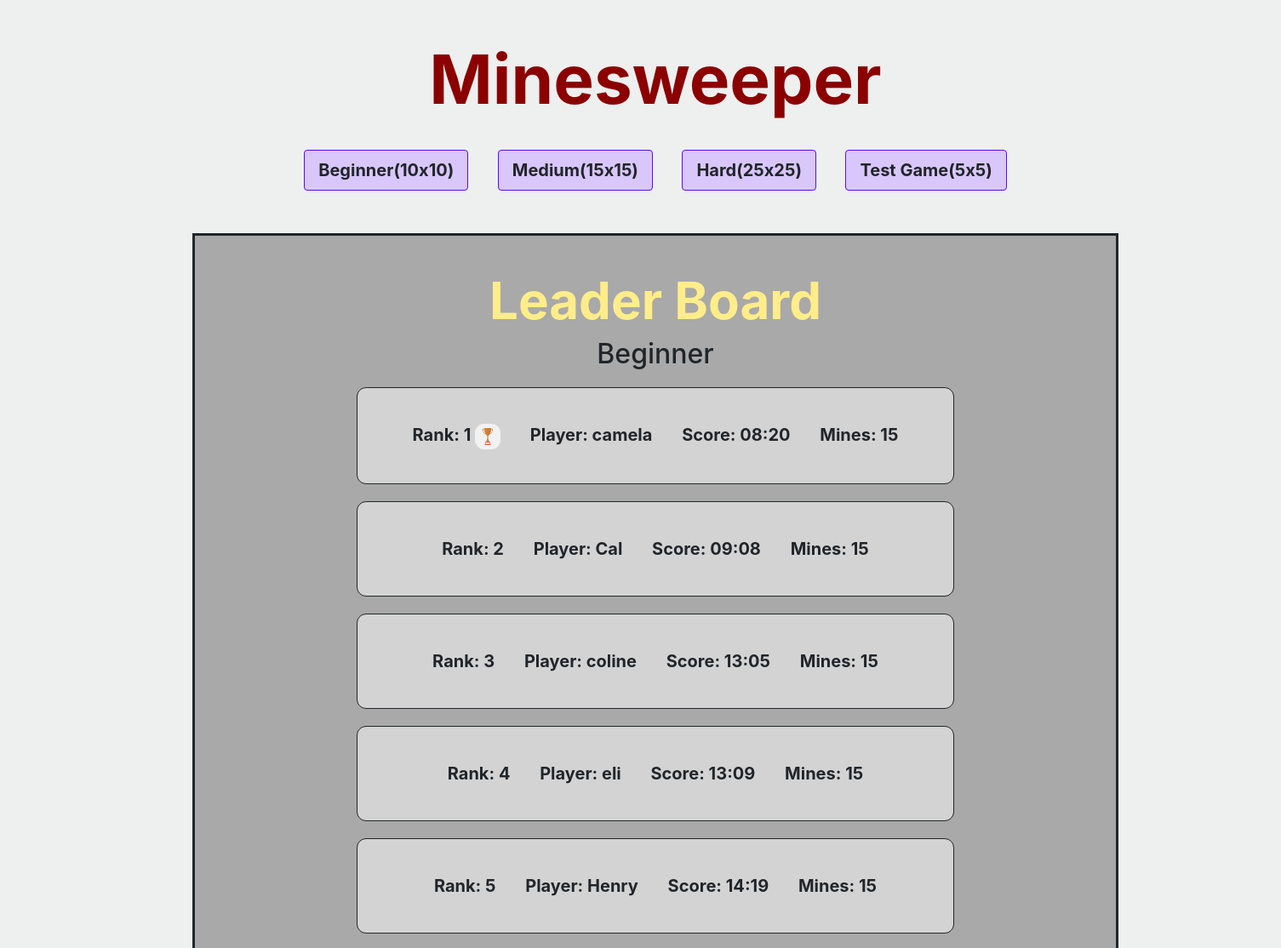
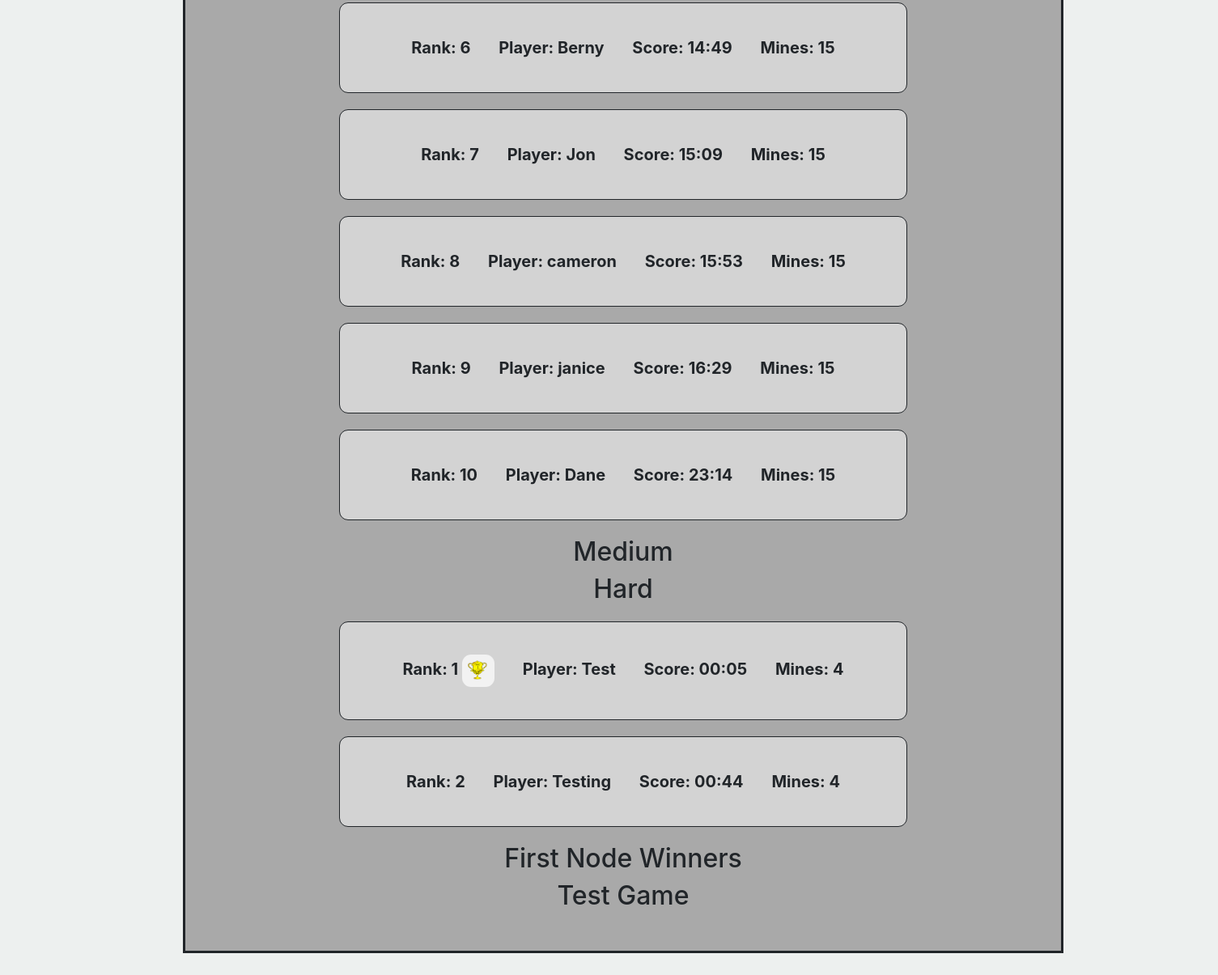
The page / on the database its author committed (2 pictures, top to bottom).
### setup/models.py (models this page shows)
class Game(db.Model):
    id = db.Column(db.Integer, primary_key=True)
    score = db.Column(db.Integer())
    name = db.Column(db.String(30))
    mines = db.Column(db.Integer)
    difficulty = db.Column(db.String)

### setup/features.py (the view)
@features.route('/', methods=['GET'])
def start():
    '''names = ['Cal', 'Jon', 'Dane', 'Henry', 'Ranee', 'Berny', 'coline', 'cameron', 'janice', 'camela', 'eli']
    scores = [548, 909, 1394, 859, 239, 889, 785, 953, 989, 500, 789]
    difficulty = ['Beginner', 'Beginner', 'Beginner', 'Beginner', 'Beginner', 'Beginner', 'Beginner', 'Beginner', 'Beginner', 'Beginner', 'Beginner']
    mines = [15, 15, 15, 15, 15, 15, 15, 15, 15, 15, 15]
    for i in range(len(scores)):
        tmp_game = Game(name=names[i], score=scores[i], difficulty=difficulty[i], mines=mines[i])
        db.session.add(tmp_game)'''
    db.session.commit()
    tests = db.session.query(Game).filter_by(mines=5).order_by(desc(Game.id)).all()
    if len(tests) > 5:
        for i in range(len(tests)):
            if i > 4:
                db.session.delete(tests[i])
    easy = db.session.query(Game).filter_by(mines=15).order_by(desc(Game.score)).all()
    if len(easy) > 10:
        for i in range(len(easy)):
            if i > 9:
                db.session.delete(easy[i])
    medium = db.session.query(Game).filter_by(mines=34).order_by(desc(Game.score)).all()
    if len(medium) > 10:
        for i in range(len(medium)):
            if i > 9:
                db.session.delete(medium[i])
    hard = db.session.query(Game).filter_by(mines=94).order_by(desc(Game.score)).all()
    if len(hard) > 10:
        for i in range(len(hard)):
            if i > 9:
                db.session.delete(hard[i])
    db.session.commit()
    leader_board = db.session.query(Game).order_by(desc(Game.score)).all()
    return render_template('start.html', leader_board=leader_board)

### setup/templates/start.html (shortened to what this page needs)
<!DOCTYPE html>
<html lang="en">
<head>
    <link
      rel="stylesheet"
      href="https://stackpath.bootstrapcdn.com/bootstrap/4.4.1/css/bootstrap.min.css"
    />
    <link rel="stylesheet" href="{{ url_for('static', filename='style.css') }}">
</head>
<body onload="update_time({{ game_time }})">
<div style="text-align: center; width: 1450px">
    <h1 class="title">Minesweeper</h1>
    <div style="margin: 20px;">
        <form action="{{ url_for('features.set_game_grid', length=10) }}" method="GET" style="display: inline;">
            <button type="submit" class="btn">Beginner(10x10)</button>
        </form>
        <form action="{{ url_for('features.set_game_grid', length=15) }}" method="GET" style="display: inline;">
            <button type="submit" class="btn">Medium(15x15)</button>
        </form>
        <form action="{{ url_for('features.set_game_grid', length=25) }}" method="GET" style="display: inline;">
            <button type="submit" class="btn">Hard(25x25)</button>
        </form>
        <form action="{{ url_for('features.set_game_grid', length=5) }}" method="GET" style="display: inline;">
            <button type="submit" class="btn">Test Game(5x5)</button>
        </form>
    </div>
    {% if leader_board %}
        <div class="leader_board">
            <h1 id="leader_board" align="center">Leader Board</h1>
            {% set Beginner_rank = [1] %}
            {% set Medium_rank = [1] %}
            {% set Hard_rank = [1] %}
            {% for difficulty in ['Beginner', 'Medium', 'Hard', 'First Node Winners', 'Test Game'] %}
                <h2 align="center">{{ difficulty }}</h2>
                {% for game in leader_board|reverse %}
                    {% set minutes = (game.score|int / 60)|int %}
                    {% set seconds = game.score|int % 60 %}
                    {% if game.score != 0 and game.difficulty == difficulty and game.mines != 5 %}
                        {% if game.difficulty == 'Beginner' %}
                            {% set rank = Beginner_rank|length %}
                        {% elif game.difficulty == 'Medium' %}
                            {% set rank = Medium_rank|length %}
                        {% elif game.difficulty == 'Hard' %}
                            {% set rank = Hard_rank|length %}
                        {% endif %}
                        <div class="player_scores">
                            <p class="stats">Rank: {{ rank }}
                            {% if rank == 1 and difficulty == 'Beginner' %}
                                <img class="icons" align="center" src="{{ url_for('features.send_image', filename='easy_trophy.png') }}" height="30px" width="30px">
                            {% elif rank == 1 and difficulty == 'Medium' %}
                                <img class="icons" align="center" src="{{ url_for('features.send_image', filename='medium_trophy.png') }}" height="30px" width="30px">
                            {% elif rank == 1 and difficulty == 'Hard' %}
                                <img class="icons" align="center" src="{{ url_for('features.send_image', filename='hard_trophy.png') }}" height="40px" width="40px">
                            {% endif %}
                            </p>
                            <p class="stats">Player: {{ game.name }}</p>
                            <p class="stats">Score: {{ "%02d" % minutes }}:{{ "%02d" % seconds }}</p>
                            <p class="stats">Mines: {{ game.mines }}</p>
                        </div>
                    {% elif game.mines == 5 and difficulty == 'Test Game' %}
                        <div class="player_scores">
                            <p class="stats">Player: {{ game.name }}</p>
                            <p class="stats">Score: {{ "%02d" % minutes }}:{{ "%02d" % seconds }}</p>
                            <p class="stats">Mines: {{ game.mines }}</p>
                        </div>
                    {% endif %}
                {% endfor %}
            {% endfor %}
        </div>
    {% endif %}
</div>
</body>
</html>

### setup/static/style.css (style rules this page uses)
body { margin: 45px; background-color: #EDF0EF; }
.btn { background-color: #D9C7FC; padding: 8px 16px; font-size: 14px; border: none; cursor: pointer; margin: 15px; border: solid; border-width: 1px; border-color: #5B08FC; font-weight: bold; font-size: 20px }
.leader_board { background-color: darkgray; padding: 40px; margin: 55px 55px; border: solid; width: 75%; margin: 35px auto; }
.player_scores { background-color: lightgray; padding: 40px; font-size: 20px; font-weight: bold; border: solid; border-width: 1px; text-align: center; width: 70%; margin: 20px auto; border-radius: 11px; }
.stats { display: inline; margin: 15px; }
.icons { background-color: #f2f2f2; padding: 5px; border-radius: 11px; }
.title { font-size: 80px; color: darkred; font-weight: bold; }
#leader_board { font-size: 60px; font-weight: bold; color: #FFED8A; }

### rows shown on the page
Game: rank "1", name "camela", minutes "08", seconds "20", mines "15"
Game: rank "2", name "Cal", minutes "09", seconds "08", mines "15"
Game: rank "3", name "coline", minutes "13", seconds "05", mines "15"
Game: rank "4", name "eli", minutes "13", seconds "09", mines "15"
Game: rank "5", name "Henry", minutes "14", seconds "19", mines "15"
Game: id "6", name "Berny", minutes "14", seconds "49", mines "15"
Game: rank "7", name "Jon", mines "15", seconds "09"
Game: id "8", name "cameron", mines "15", seconds "53"
Game: id "9", name "janice", minutes "16", seconds "29", mines "15"
Game: rank "10", name "Dane", minutes "23", seconds "14", mines "15"
Game: rank "1", score 5 (drawn), name "Test", minutes "00", seconds "05", mines "4"
Game: rank "2", name "Testing", minutes "00", score "44", mines "4"

### other values the page prints
{{ difficulty }} "Beginner" "Medium" "Hard" "First Node Winners" "Test Game"
